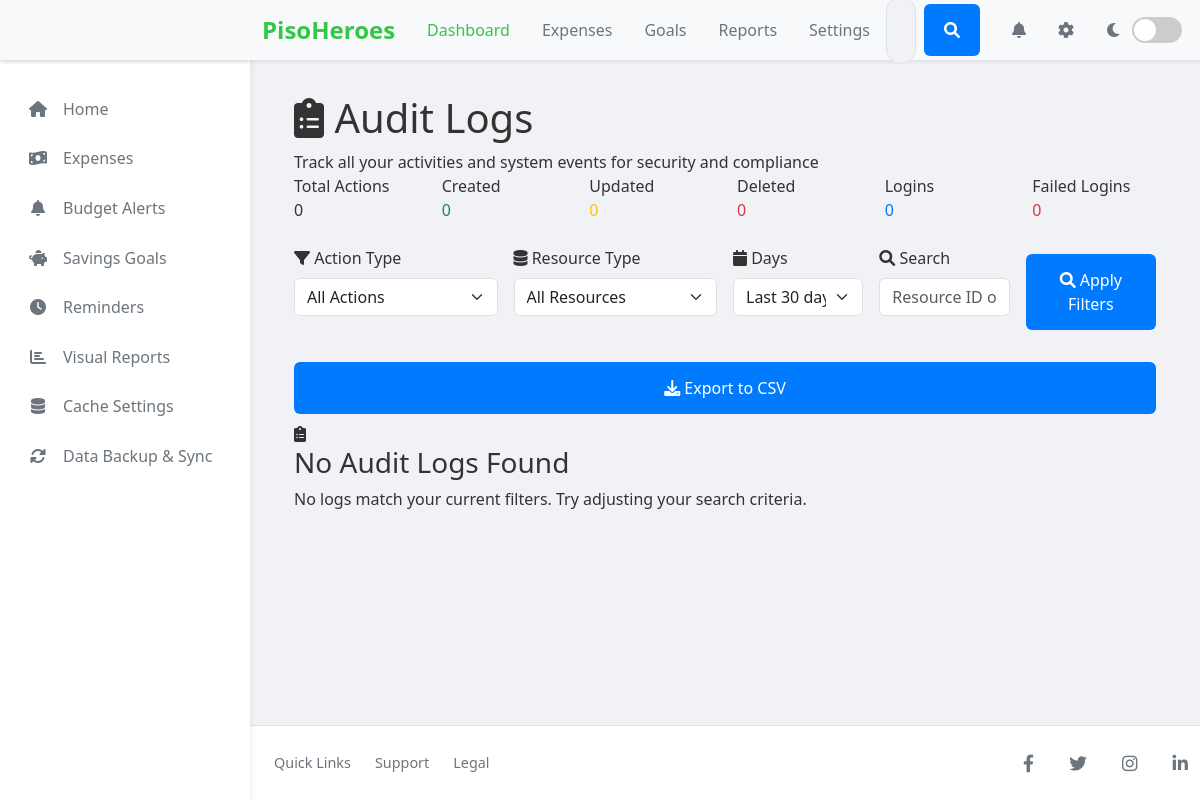
Before: /audit-logs/ (signed in) with the older database file.
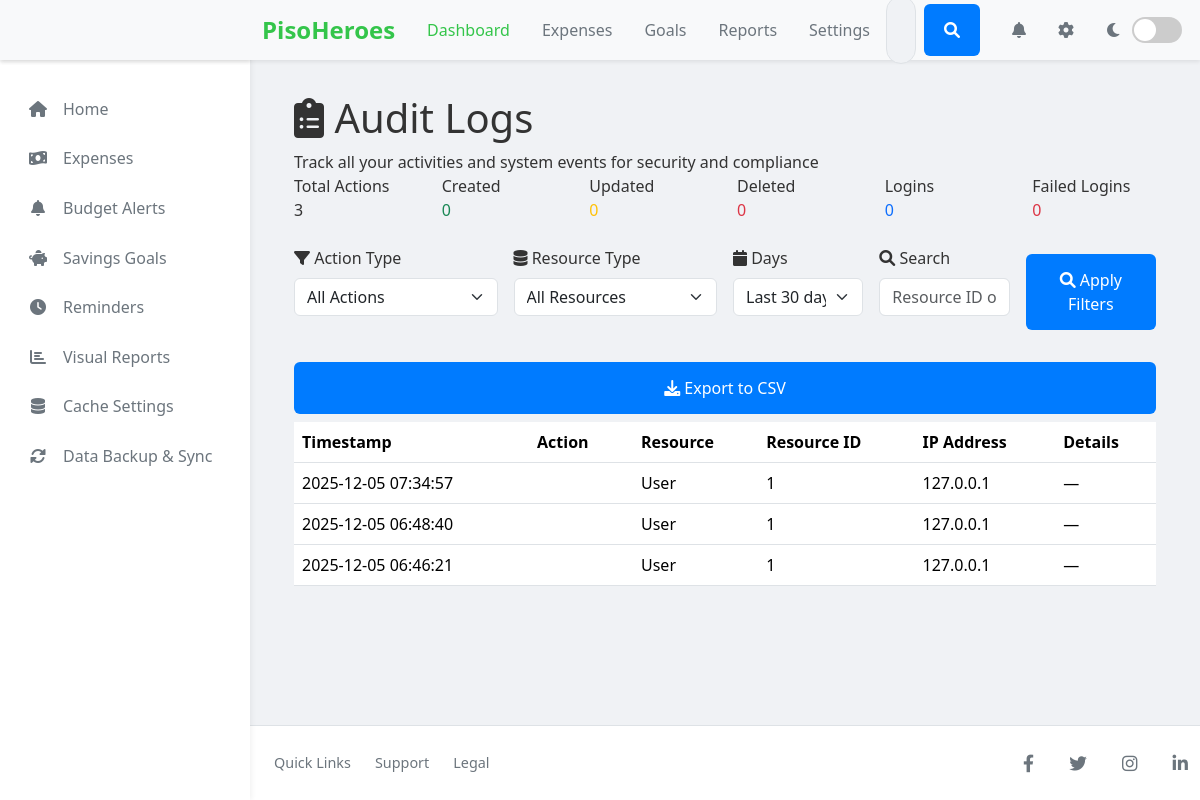
After: the same page with the newer database file.
### audit_logs/models.py (models this page shows, shortened)
class AuditLog(models.Model):
    ACTION_TYPES = [
        ('CREATE', 'Create'),
        ('READ', 'Read'),
        ('UPDATE', 'Update'),
        ('DELETE', 'Delete'),
        ('LOGIN', 'Login'),
        ('LOGOUT', 'Logout'),
        ('LOGIN_FAILED', 'Login Failed'),
        ('ACCESS_DENIED', 'Access Denied'),
        ('BUDGET_BREACH', 'Budget Threshold Breach'),
        ('ALERT_TRIGGERED', 'Alert Triggered'),
    ]
    RESOURCE_TYPES = [
        ('expense', 'Expense'),
        ('goal', 'Savings Goal'),
        ('alert', 'Budget Alert'),
        ('reminder', 'Reminder'),
        ('user', 'User'),
        ('monthly_allowance', 'Monthly Allowance'),
        ('system', 'System'),
    ]
    timestamp = models.DateTimeField(auto_now_add=True, db_index=True)
    user_id = models.CharField(max_length=255, db_index=True, null=True, blank=True)
    action_type = models.CharField(max_length=20, choices=ACTION_TYPES, db_index=True)
    resource_type = models.CharField(max_length=50, choices=RESOURCE_TYPES, db_index=True)
    resource_id = models.CharField(max_length=255, null=True, blank=True)
    metadata = models.JSONField(default=dict, blank=True)
    ip_address = models.GenericIPAddressField(null=True, blank=True)
    user_agent = models.TextField(null=True, blank=True)
    class Meta:
        ordering = ['-timestamp']
        indexes = [
            models.Index(fields=['-timestamp', 'user_id']),
            models.Index(fields=['action_type', 'resource_type']),
        ]
    def get_metadata_display(self):
        if not self.metadata:
            return "No metadata"
        return json.dumps(self.metadata, indent=2)

### audit_logs/views.py (the view)
# urls.py: path('', views.audit_logs_view, name='audit_logs'),
@require_authentication
def audit_logs_view(request):
    user_id = request.session.get("user_id")
    action_type = request.GET.get("action_type", "")
    resource_type = request.GET.get("resource_type", "")
    days_str = request.GET.get("days", "30")
    search = request.GET.get("search", "")
    try:
        days = int(days_str)
    except (TypeError, ValueError):
        days = 30
    logs = AuditLog.objects.filter(user_id=user_id)
    if days:
        start_date = datetime.now() - timedelta(days=days)
        logs = logs.filter(timestamp__gte=start_date)
    if action_type:
        logs = logs.filter(action_type=action_type)
    if resource_type:
        logs = logs.filter(resource_type=resource_type)
    if search:
        logs = logs.filter(
            Q(resource_id__icontains=search)
            | Q(ip_address__icontains=search)
        )
    total_actions = logs.count()
    create_count = logs.filter(action_type="CREATE").count()
    update_count = logs.filter(action_type="UPDATE").count()
    delete_count = logs.filter(action_type="DELETE").count()
    login_count = logs.filter(action_type="LOGIN").count()
    failed_login_count = logs.filter(action_type="LOGIN_FAILED").count()
    logs = logs.order_by("-timestamp")[:100]
    context = {
        "logs": logs,
        "total_actions": total_actions,
        "create_count": create_count,
        "update_count": update_count,
        "delete_count": delete_count,
        "login_count": login_count,
        "failed_login_count": failed_login_count,
        "action_types": AuditLog.ACTION_TYPES,
        "resource_types": AuditLog.RESOURCE_TYPES,
        "action_labels_map": _build_choice_maps()[0],
        "resource_labels_map": _build_choice_maps()[1],
        "selected_action": action_type,
        "selected_resource": resource_type,
        "selected_days": days,
        "search_query": search,
    }
    return render(request, "audit_logs/audit_logs.html", context)

### audit_logs/views.py (called while the page is built)
def _build_choice_maps():
    action_map = {code: label for code, label in getattr(AuditLog, "ACTION_TYPES", [])}
    resource_map = {code: label for code, label in getattr(AuditLog, "RESOURCE_TYPES", [])}
    return action_map, resource_map

### templates/audit_logs/audit_logs.html (shortened to what the changed rows need)
{% extends 'base.html' %}
{% load static %}
{% block content %}
<div class="container-fluid py-4">
    <div class="audit-header">
        <h1><i class="fas fa-clipboard-list"></i> Audit Logs</h1>
    </div>
    <div class="row mb-4">
        <div class="col-md-2">
            <div class="stat-card">
                <div class="stat-label">Total Actions</div>
                <div class="stat-value">{{ total_actions }}</div>
            </div>
        </div>
    </div>
    {% if logs %}
    <div class="logs-table">
        <table class="table table-hover">
            <thead>
                <tr>
                    <th>Timestamp</th>
                    <th>Action</th>
                    <th>Resource</th>
                    <th>Resource ID</th>
                    <th>IP Address</th>
                    <th>Details</th>
                </tr>
            </thead>
            <tbody>
                {% for log in logs %}
                <tr>
                    <td>{{ log.timestamp|date:"Y-m-d H:i:s" }}</td>
                    <td>
                        <span class="badge badge-{{ log.action_type|lower }}">
                        </span>
                    </td>
                    <td>{{ log.get_resource_type_display }}</td>
                    <td>{{ log.resource_id|default:"—" }}</td>
                    <td>{{ log.ip_address|default:"—" }}</td>
                    <td class="metadata-cell" title="{{ log.get_metadata_display }}">
                        {% if log.metadata %}
                            {{ log.metadata|truncatechars:50 }}
                        {% else %}
                            —
                        {% endif %}
                    </td>
                </tr>
                {% endfor %}
            </tbody>
        </table>
    </div>
    {% else %}
    <div class="empty-state">
        <i class="fas fa-clipboard-list"></i>
        <h3>No Audit Logs Found</h3>
        <p>No logs match your current filters. Try adjusting your search criteria.</p>
    </div>
    {% endif %}
</div>
{% endblock %}

Changed rows visible on the page:
added AuditLog: timestamp "2025-12-05 07:34:57", resource_type "User", resource_id "1", ip_address "127.0.0.1"
added AuditLog: timestamp "2025-12-05 06:48:40", resource_type "User", resource_id "1", ip_address "127.0.0.1"
added AuditLog: timestamp "2025-12-05 06:46:21", resource_type "User", resource_id "1", ip_address "127.0.0.1"
Other visible differences:
{{ total_actions }}: "0" → "3"
text no longer shown: "No Audit Logs Found No logs match your current filters. Try adjusting your search criteria."
text now shown: "Timestamp Action Resource Resource ID IP Address Details"
